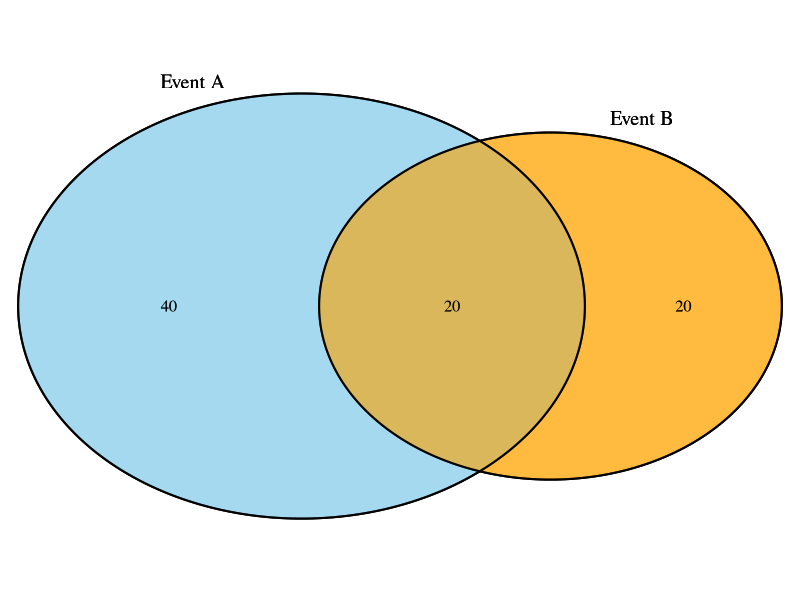
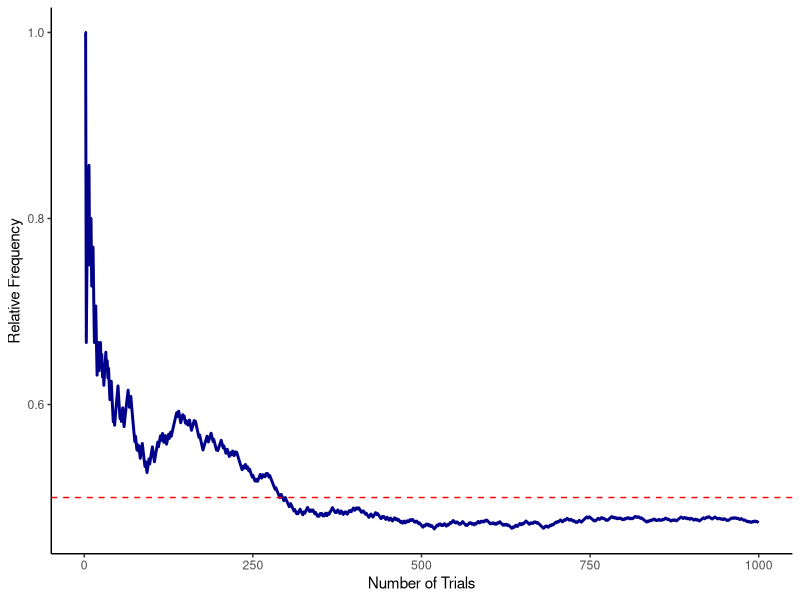
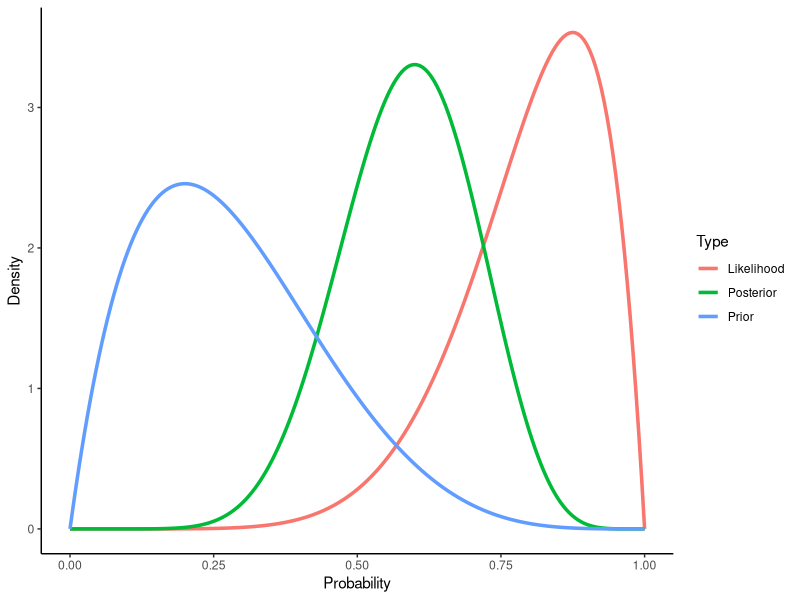
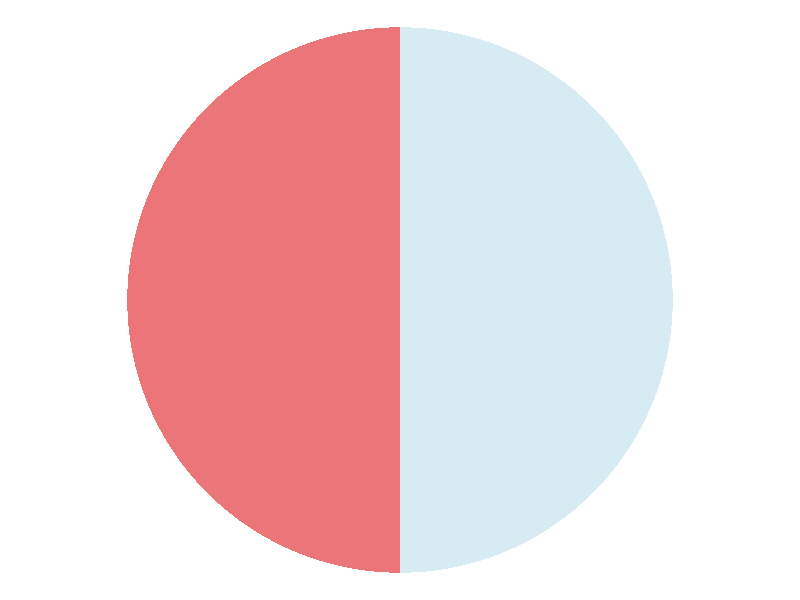
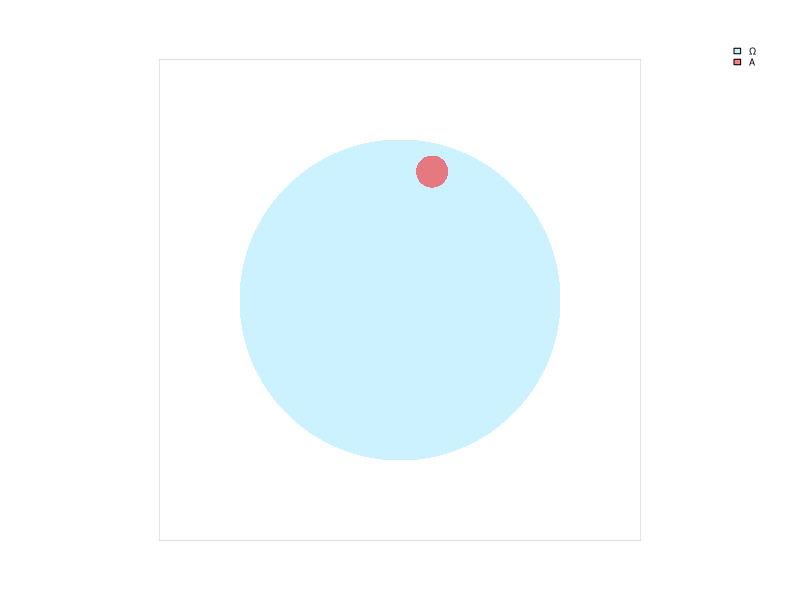

Write the R code that produced these figures, in order.
## ---- chunk 1
#| echo: false
#| warning: false
#| message: false
#| error: false
#| fig.width: 3
#| fig.height: 3
#| out.width: "60%"
#| fig.cap: "Venn Diagram of Events A and B"
# Install packages if needed
if (!require("VennDiagram")) install.packages("VennDiagram", repos = "https://cloud.r-project.org")
library(VennDiagram)

venn.plot <- draw.pairwise.venn(area1 = 60, area2 = 40, cross.area = 20,
              category = c("Event A", "Event B"),
              fill = c("skyblue", "orange"), alpha = 0.5,
              cat.pos = c(-20, 20), cat.cex = 1.2)
grid.draw(venn.plot)
## ---- chunk 2
#| echo: false
#| warning: false
#| message: false
#| error: false
#| fig.width: 6
#| fig.height: 4
#| out.width: "80%"
#| fig.cap: "Empirical Probability Converges to True Probability"
set.seed(42)
n_trials <- 1000
p_heads <- 0.5
results <- rbinom(n_trials, 1, p_heads)
cum_freq <- cumsum(results) / (1:n_trials)

# Plotting the relative frequency of heads over trials
# Use ggplot2 for better aesthetics
library(ggplot2)
ggplot(data.frame(trials=1:n_trials, freq=cum_freq), aes(x=trials, y=freq)) +
  geom_line(color="darkblue", linewidth = 1) +
  geom_hline(yintercept=p_heads, linetype="dashed", color="red") +
  labs(
#    title="Empirical Probability Converges to True Probability",
       x="Number of Trials", y="Relative Frequency") +
  theme_classic()
## ---- chunk 3
#| echo: false
#| warning: false
#| message: false
#| error: false
#| fig.width: 6
#| fig.height: 4
#| out.width: "80%"
#| fig.cap: "Bayesian Updating: Prior, Likelihood, and Posterior Distributions"
if (!require("ggplot2")) install.packages("ggplot2")
library(ggplot2)
library(dplyr)

x <- seq(0, 1, length=200)
prior <- dbeta(x, 2, 5)
likelihood <- dbeta(x, 8, 2)
posterior <- dbeta(x, 10, 7)

df <- data.frame(
  Probability=x,
  Prior=prior,
  Likelihood=likelihood,
  Posterior=posterior
)

df_long <- df %>% tidyr::pivot_longer(cols=-Probability, names_to="Type", values_to="Density")

ggplot(df_long, aes(x=Probability, y=Density, color=Type)) +
  geom_line(linewidth = 1.2) +
#  ggtitle("Bayesian Updating: Prior, Likelihood, and Posterior Distributions") +
  theme_classic()
## ---- chunk 4
#| echo: false
#| warning: false
#| message: false
#| error: false
#| fig.width: 2
#| fig.height: 2
#| out.width: "50%"
#| fig.cap: "Dartboard Visualization: Sample Space Ω and Event A = {x < 0}"
# Use ggplot2 to create a dartboard visualization, and add legend
library(ggplot2)

theta <- seq(0, 2*pi, length.out=500)
x <- cos(theta)
y <- sin(theta)
theta_left <- seq(pi/2, 3*pi/2, length.out=250)
x_left <- c(0, cos(theta_left), 0)
y_left <- c(0, sin(theta_left), 0)

df_disk <- data.frame(x = x, y = y)
df_left <- data.frame(x = x_left, y = y_left)

ggplot() +
  geom_polygon(data = df_disk, aes(x = x, y = y), fill = "lightblue", alpha = 0.5) +
  geom_polygon(data = df_left, aes(x = x, y = y), fill = "red", alpha = 0.5) +
  coord_fixed() +
#  labs(title = "Dartboard: Sample Space Ω and Event A") +
  theme_void() +
  theme(legend.position = "topright") +
  scale_fill_manual(values = c("lightblue" = "lightblue", "red" = "red"),
                    labels = c(expression(Omega), "A")) +
  guides(fill = guide_legend(title = "Regions"))

## ---- chunk 5
#| echo: false
#| warning: false
#| message: false
#| error: false
#| fig.width: 2
#| fig.height: 2
#| out.width: "50%"
#| fig.cap: "Dartboard Visualization of computing a probability measure of an event A"
# Dartboard Visualization: Offset Inner Circle Embedded in a Square

# Define radii
R <- 1      # Radius of big circle (sample space Ω)
r <- 0.1    # Radius of small circle (event A)

# Inner circle center coordinates (not at the origin)
cx <- 0.2   # x-coordinate of inner circle center
cy <- 0.8     # y-coordinate of inner circle center

# Set up coordinates for the big circle
theta <- seq(0, 2*pi, length.out=500)
x_big <- R * cos(theta)
y_big <- R * sin(theta)

# Coordinates for the offset small circle
x_small <- cx + r * cos(theta)
y_small <- cy + r * sin(theta)

# Set square boundaries
square_min <- -1.5
square_max <- 1.5

# Plot in a square box, no axes, no outer plot box
par(bty="n", mar=c(2,2,2,2))
plot(NA, NA,
     xlim=c(square_min, square_max), ylim=c(square_min, square_max),
     xlab="", ylab="", asp=1,
#     main="Probability Space: Offset Circle in Square",
     axes=FALSE)

# Draw the square boundary
rect(square_min, square_min, square_max, square_max,
     border="black", lwd=0.1)

# Fill the big circle (sample space Ω)
polygon(x_big, y_big, col=rgb(0.6,0.9,1,0.5), border=NA)

# Fill the offset inner circle (event A)
polygon(x_small, y_small, col=rgb(1,0,0,0.5), border=NA)

# Add a smaller legend inside the square
legend("topright",
       legend=c(expression(Omega), "A"),
       fill=c(rgb(0.6,0.9,1,0.5), rgb(1,0,0,0.5)),
       bty="n", cex=0.55)
